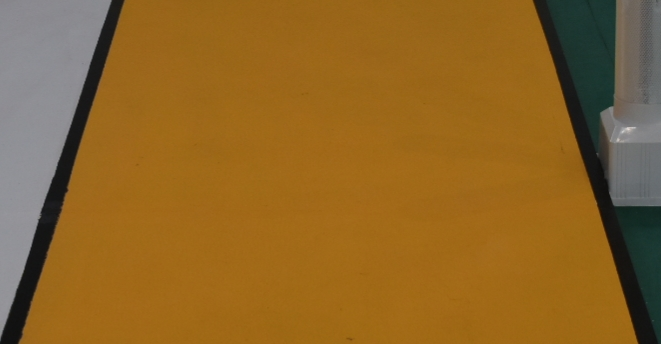
#> input picture 题目二/saidao.jpeg, 661 x 344 px
$ python track1.py
#> lines starting #> are read from the running program, lines starting #| are printed output that depends on the picture; after the words box and inside, x2 and y2 are one past the last pixel; in counts of white or black regions, pixels touching at a corner belong together
import cv2
import numpy as np


def detect_track_with_red_contour(image_path):
    # 读取图像
#> called with image_path = 'saidao.jpeg'
    img = cv2.imread(image_path)
#> img is the input picture: shape (344, 661, 3); mean B, G, R 38.7, 101.1, 142.3
    if img is None:
        print("无法读取图像")
        return None

    # 转换为HSV颜色空间
    hsv = cv2.cvtColor(img, cv2.COLOR_BGR2HSV)
#> hsv: shape (344, 661, 3); mean H, S, V 31.9, 177.6, 143.9

    # 精确的黄色HSV范围（根据您的土黄色/赭石色调整）
    lower_yellow = np.array([15, 70, 70])  # 色调范围15-30
    upper_yellow = np.array([30, 255, 255])

    # 创建掩模
    mask = cv2.inRange(hsv, lower_yellow, upper_yellow)
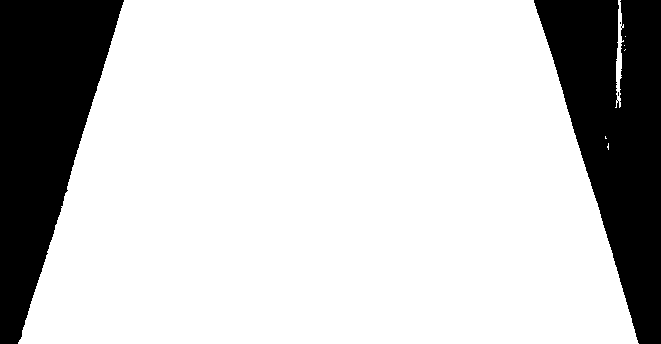
#> mask: shape (344, 661); 78.2% white; 4 black regions (2 under 20 px), largest, box (x1, y1, x2, y2) and area: (534, 0, 661, 344) 24976, (0, 0, 124, 344) 24603

    # 改进的形态学操作（针对您描述的黑色边线）
    kernel = np.ones((5, 5), np.uint8)
    mask = cv2.morphologyEx(mask, cv2.MORPH_OPEN, kernel, iterations=2)  # 去除黑色边线
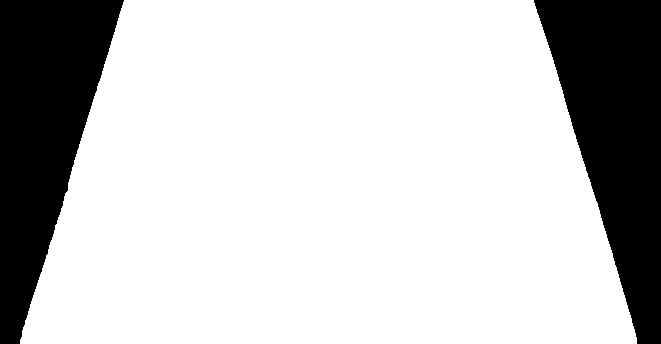
#> mask: shape (344, 661); 78% white; 2 black regions, box (x1, y1, x2, y2) and area: (534, 0, 661, 344) 25439, (0, 0, 124, 344) 24616
    mask = cv2.morphologyEx(mask, cv2.MORPH_CLOSE, kernel, iterations=2)  # 填充内部
#> mask: shape (344, 661); 78% white; 2 black regions

    # 查找轮廓（只找最外层轮廓）
    contours, _ = cv2.findContours(mask, cv2.RETR_EXTERNAL, cv2.CHAIN_APPROX_SIMPLE)
#> contours = 1 contour; box (x1, y1, x2, y2) and area: (20, 0, 637, 344) 176476

    # 在原图上用红色绘制轮廓（BGR格式的红色是(0,0,255)）
    result = img.copy()
    cv2.drawContours(result, contours, -1, (0, 0, 255), 3)  # 红色轮廓，线宽3

    # 可选：添加文字标注
    if contours:
        cv2.putText(result, "Track Area", (50, 50),
                    cv2.FONT_HERSHEY_SIMPLEX, 1, (0, 0, 255), 2)
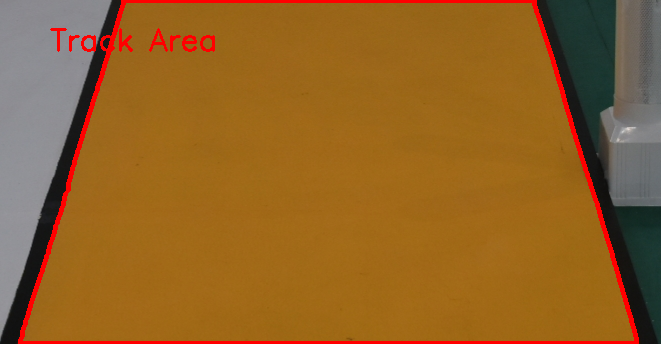
#> result: shape (344, 661, 3); mean B, G, R 37.7, 98.2, 146.6

    return result


# 使用示例
result_image = detect_track_with_red_contour('saidao.jpeg')

# 显示结果（如果不在PyCharm中运行，使用以下代码）
cv2.imshow('Track Detection', result_image)
cv2.waitKey(0)
cv2.destroyAllWindows()

# 保存结果
cv2.imwrite('track_with_red_contour.jpg', result_image)
